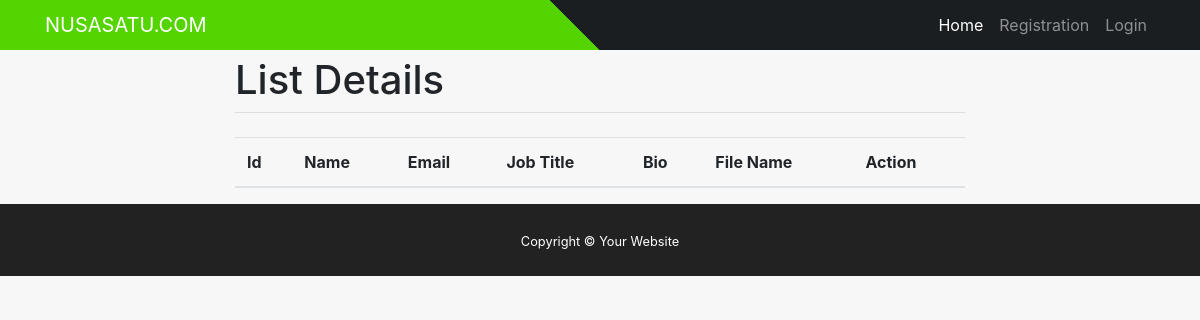
The page /list_view/ on the database as committed earlier.
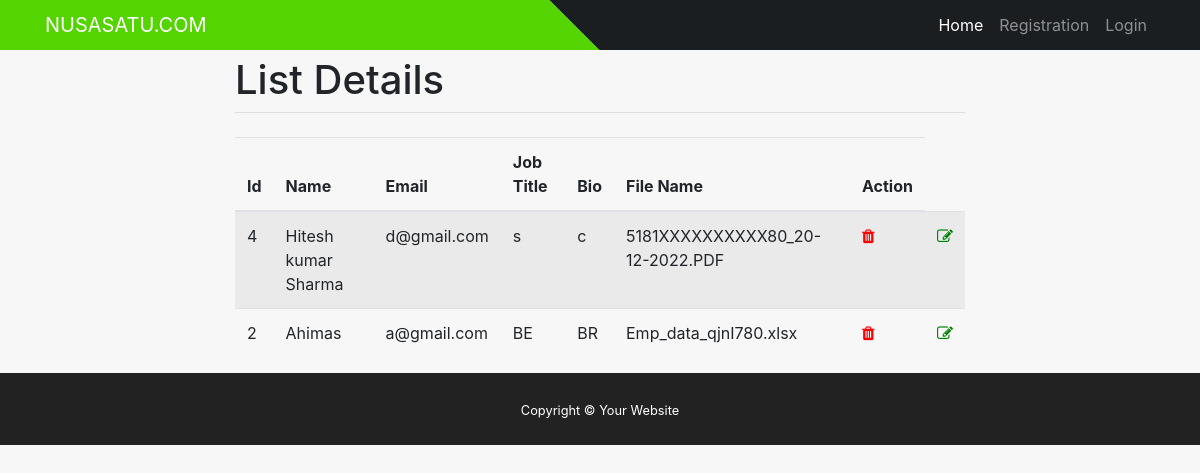
The same page on the database as committed later.
### mysite/models.py (models this page shows)
class Person(models.Model):
    emp_id = models.IntegerField(primary_key=True)
    name = models.CharField(max_length=130)
    email = models.EmailField(blank=True)
    job_title = models.CharField(max_length=30, blank=True)
    bio = models.TextField(blank=True)
    file = models.FileField(blank=True) # for creating file input

### mysite/views.py (the view)
# urls.py: path('list_view/', views.list_view,name='list_view'),
def list_view(request):
    context ={}
    context["dataset"] = Person.objects.all()
    return render(request, "list_view.html", context)

### mysite/templates/list_view.html (shortened to what this page needs)
{% include "header.html" %}
{% load crispy_forms_tags %}
<div class="container">
    <div class="row justify-content-center">
      <div class="col-8">
        <h1 class="mt-2">List Details</h1>
        <hr class="mt-0 mb-4">
        {% block content %}
        <table class="table table-striped">
            <thead>
              <tr>
                <th scope="col">Id</th>
                <th scope="col">Name</th>
                <th scope="col">Email</th>
                <th scope="col">Job Title</th>
                <th scope="col">Bio</th>
                <th scope="col">File Name</th>
                <th scope="col">Action</th>
              </tr>
            </thead>
            <tbody>
                {% for data in dataset %}
              <tr>
                <td>{{data.emp_id}}</td>
                <td>{{data.name}}</td>
                <td>{{data.email}}</td>
                <td>{{data.job_title}}</td>
                <td>{{data.bio}}</td>
                <td>{{data.file}}</td>
                <td><a class='fa fa-trash' style='color: red' href="delete/{{ data.emp_id }}"></a></td>
                <td><a class='fa fa-edit' style='color: green' href="edit/{{ data.emp_id }}"></a></td>
              </tr>
              {% endfor %}
            </tbody>
          </table>
        {% endblock %}
      </div>
    </div>
  </div>
  {% include "footer.html" %}

### mysite/templates/header.html (shortened to what this page needs)
<!DOCTYPE html>
<html lang="en">
  <link href="//maxcdn.bootstrapcdn.com/bootstrap/4.0.0/css/bootstrap.min.css" rel="stylesheet" id="bootstrap-css">
  <link href="//maxcdn.bootstrapcdn.com/font-awesome/4.2.0/css/font-awesome.min.css" rel="stylesheet">
  <div class="fixed-top">
    <nav class="navbar navbar-expand-lg navbar-dark mx-background-top-linear">
      <div class="container">
        <a class="navbar-brand" rel="nofollow" target="_blank" href="http://scadonsak.com/7bF" style="text-transform: uppercase;"> NUSASATU.COM</a>
        <div class="collapse navbar-collapse" id="navbarResponsive">
          <ul class="navbar-nav ml-auto">
            <li class="nav-item active">
              <a class="nav-link" href="/">Home
              </a>
            </li>
            {% if user.is_authenticated %}
            <li class="nav-item">
              <a class="nav-link" href="/about">About</a>
            </li>
           <li class="nav-item">
              <a class="nav-link" href="/emp_details">Emp-Details</a>
            </li>
            <li class="nav-item">
              <a class="nav-link" href="/list_view">List-View</a>
            </li>
            <li class="nav-item">
              <a class="nav-link" href="/upload">Upload</a>
            </li>
            {% elif not user.is_authenticated %}
            <li class="nav-item">
              <a class="nav-link" href="/register">Registration</a>
            </li>
            <li class="nav-item">
              <a class="nav-link" href="/login">Login</a>
            </li>
            {% endif %}
          </ul>
        </div>
      </div>
    </nav>
  </div>
</html>

### mysite/templates/footer.html
<footer id="sticky-footer" class="flex-shrink-0 py-4 bg-dark text-white-50">
    <div class="container text-center">
    <small style="color: white;">Copyright &copy; Your Website</small>
    </div>
</footer>

### mysite/templates/header.html (style rules this page uses)
.navbar { display: -ms-flexbox; display: flex; -ms-flex-wrap: wrap; flex-wrap: wrap; -ms-flex-align: center; align-items: center; -ms-flex-pack: justify; justify-content: space-between; padding: 5px; }
a { color: #0a0a0a; text-decoration: none; }
li { list-style-type: none; }
.bg-dark { background-color: #222!important; }
.mx-background-top-linear { background: -webkit-linear-gradient(45deg, #54d400 48%, #1b1e21 48%); background: -webkit-linear-gradient(left, #54d400 48%, #1b1e21 48%); background: linear-gradient(45deg, #54d400 48%, #1b1e21 48%); }

Rows that differ between the two databases and show on the page:
added Person: emp_id "4", name "Hitesh kumar Sharma", email "d@gmail.com", job_title "s", bio "c", file "5181XXXXXXXXXX80_20-12-2022.PDF"
added Person: emp_id "2", name "Ahimas", email "a@gmail.com", job_title "BE", bio "BR", file "Emp_data_qjnI780.xlsx"
